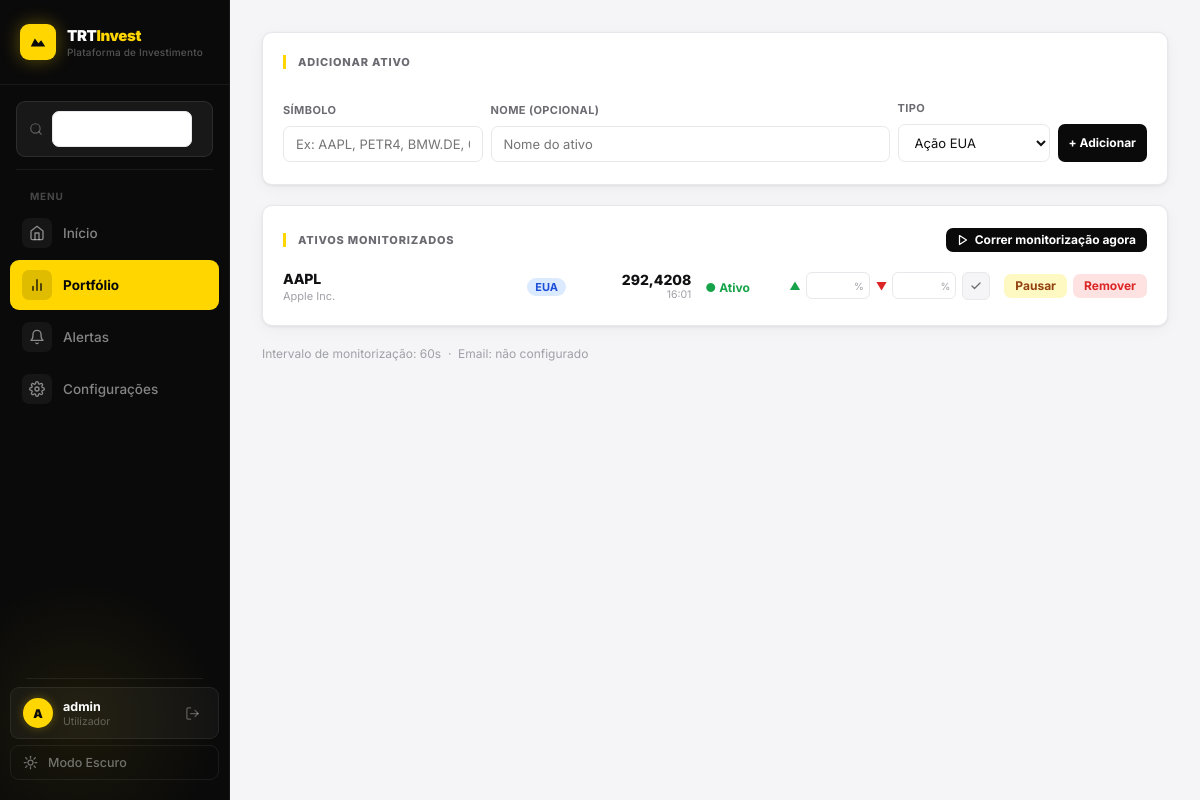
The page /portfolio/ (signed in) on the database its author committed.
### monitor/models.py (models this page shows, shortened)
class Stock(models.Model):
    TIPO_CHOICES = [
        ('stock_us', 'Ação EUA'),
        ('stock_br', 'Ação Brasil'),
        ('fii',      'Fundo Imobiliário'),
        ('crypto',   'Criptomoeda'),
        ('stock_eu', 'Ação Europa'),
        ('stock_cn', 'Ação China/HK'),
    ]
    symbol         = models.CharField(max_length=15, unique=True)
    name           = models.CharField(max_length=100, blank=True)
    tipo           = models.CharField(max_length=10, choices=TIPO_CHOICES, default='stock_us')
    is_active      = models.BooleanField(default=True)
    added_at       = models.DateTimeField(default=timezone.now)
    threshold_high = models.DecimalField(max_digits=5, decimal_places=2, default=5.00)
    threshold_low  = models.DecimalField(max_digits=5, decimal_places=2, default=5.00)
    def display_symbol(self):
        return self.symbol.replace('.SA', '').replace('-USD', '')

class StockPrice(models.Model):
    stock      = models.ForeignKey(Stock, on_delete=models.CASCADE, related_name='prices')
    price      = models.DecimalField(max_digits=12, decimal_places=4)
    fetched_at = models.DateTimeField(default=timezone.now)
    class Meta:
        ordering = ['-fetched_at']

class UserSettings(models.Model):
    monitoring_interval = models.PositiveIntegerField(default=60)
    ntfy_topic          = models.CharField(max_length=200, blank=True)
    email_enabled       = models.BooleanField(default=False)
    email_address       = models.EmailField(max_length=254, blank=True)
    smtp_host           = models.CharField(max_length=200, default='smtp.gmail.com')
    smtp_port           = models.PositiveIntegerField(default=587)
    smtp_user           = models.EmailField(max_length=254, blank=True)
    smtp_password       = models.CharField(max_length=200, blank=True)

### monitor/views.py (the view)
# urls.py: path('portfolio/',                 views.stock_list,    name='stock_list'),
@login_required
def stock_list(request):
    stocks   = Stock.objects.all().order_by('-added_at')
    settings = UserSettings.objects.first()
    stocks_data = []
    for stock in stocks:
        last = stock.prices.first()
        stocks_data.append({
            'stock':        stock,
            'last_price':   last.price if last else None,
            'last_fetched': last.fetched_at if last else None,
        })
    return render(request, 'monitor/stock_list.html', {
        'stocks_data': stocks_data,
        'settings':    settings,
    })

### monitor/templates/monitor/stock_list.html (shortened to what this page needs)
{% extends 'monitor/base.html' %}
{% block content %}
<div class="card" style="margin-bottom:20px">
    <div class="section-title">Adicionar ativo</div>
    <form method="post" action="{% url 'stock_add' %}" style="display:flex;gap:8px;flex-wrap:wrap;align-items:flex-end">
        <div style="display:flex;flex-direction:column;gap:4px;flex:1;min-width:130px">
            <label style="font-size:11px;font-weight:700;color:var(--muted);text-transform:uppercase;letter-spacing:.4px">Símbolo</label>
            <input type="text" name="symbol" placeholder="Ex: AAPL, PETR4, BMW.DE, 0700.HK" required style="margin:0">
        </div>
        <div style="display:flex;flex-direction:column;gap:4px;flex:2;min-width:130px">
            <label style="font-size:11px;font-weight:700;color:var(--muted);text-transform:uppercase;letter-spacing:.4px">Nome (opcional)</label>
            <input type="text" name="name" placeholder="Nome do ativo" style="margin:0">
        </div>
        <div style="display:flex;flex-direction:column;gap:4px;min-width:140px">
            <label style="font-size:11px;font-weight:700;color:var(--muted);text-transform:uppercase;letter-spacing:.4px">Tipo</label>
            <select name="tipo" style="margin:0">
                <option value="stock_us">Ação EUA</option>
            </select>
        </div>
        <button class="btn btn-add btn-sm" type="submit" style="height:38px">+ Adicionar</button>
    </form>
</div>
<div class="card">
    <div style="display:flex;align-items:center;justify-content:space-between;margin-bottom:16px;flex-wrap:wrap;gap:10px">
        <div class="section-title" style="margin:0">Ativos monitorizados</div>
        <a href="{% url 'run_monitor' %}" class="btn btn-monitor btn-sm">
            <svg width="12" height="12" viewBox="0 0 24 24" fill="none" stroke="currentColor" stroke-width="2.5" stroke-linecap="round" stroke-linejoin="round"><polygon points="5 3 19 12 5 21 5 3"/></svg>
            Correr monitorização agora
        </a>
    </div>
    {% if stocks_data %}
    <div style="display:flex;flex-direction:column;gap:10px">
        {% for item in stocks_data %}
        <div class="stock-row" id="stock-{{ item.stock.pk }}">
            <div style="display:flex;align-items:center;gap:14px;flex-wrap:wrap">
                <div style="min-width:110px;flex:1">
                    <a href="{% url 'stock_detail' item.stock.symbol %}" style="font-size:14px;font-weight:800;color:var(--ink);text-decoration:none;letter-spacing:-.2px">
                        {{ item.stock.display_symbol }}
                    </a>
                    <div style="font-size:11px;color:var(--muted-2);margin-top:1px;white-space:nowrap;overflow:hidden;text-overflow:ellipsis;max-width:160px">
                        {{ item.stock.name|default:"—" }}
                    </div>
                </div>
                <div style="min-width:60px">
                    {% if item.stock.tipo == 'stock_us' %}<span class="badge badge-us">EUA</span>
                    {% elif item.stock.tipo == 'stock_br' %}<span class="badge badge-br">Brasil</span>
                    {% elif item.stock.tipo == 'fii' %}<span class="badge badge-fii">FII</span>
                    {% elif item.stock.tipo == 'crypto' %}<span class="badge badge-crypto">Cripto</span>
                    {% elif item.stock.tipo == 'stock_eu' %}<span class="badge badge-eu">Europa</span>
                    {% elif item.stock.tipo == 'stock_cn' %}<span class="badge badge-cn">China/HK</span>
                    {% endif %}
                </div>
                <div style="min-width:90px;text-align:right">
                    {% if item.last_price %}
                        <div style="font-size:14px;font-weight:800;color:var(--ink)">{{ item.last_price }}</div>
                        <div style="font-size:10.5px;color:var(--muted-2)">{{ item.last_fetched|date:"H:i" }}</div>
                    {% else %}
                        <span style="color:var(--muted-2)">—</span>
                    {% endif %}
                </div>
                <div style="min-width:70px">
                    {% if item.stock.is_active %}
                        <span class="status-active" style="font-size:12px">● Ativo</span>
                    {% else %}
                        <span class="status-paused" style="font-size:12px">● Pausado</span>
                    {% endif %}
                </div>
                <form method="post" action="{% url 'stock_set_thresholds' item.stock.pk %}"
                      style="display:flex;align-items:center;gap:6px;flex-wrap:wrap">
                    <div style="display:flex;align-items:center;gap:5px">
                        <span style="font-size:11px;font-weight:700;color:var(--green)">▲</span>
                        <div style="position:relative">
                            <input type="number" name="threshold_high"
                                   value="{{ item.stock.threshold_high }}"
                                   min="0.1" max="100" step="0.1"
                                   style="width:64px;padding:5px 20px 5px 8px;font-size:12px;font-weight:700;border-radius:6px;margin:0;text-align:center"
                                   title="Limiar de alta (%)">
                            <span style="position:absolute;right:6px;top:50%;transform:translateY(-50%);font-size:10px;color:var(--muted-2);pointer-events:none">%</span>
                        </div>
                    </div>
                    <div style="display:flex;align-items:center;gap:5px">
                        <span style="font-size:11px;font-weight:700;color:var(--red)">▼</span>
                        <div style="position:relative">
                            <input type="number" name="threshold_low"
                                   value="{{ item.stock.threshold_low }}"
                                   min="0.1" max="100" step="0.1"
                                   style="width:64px;padding:5px 20px 5px 8px;font-size:12px;font-weight:700;border-radius:6px;margin:0;text-align:center"
                                   title="Limiar de baixa (%)">
                            <span style="position:absolute;right:6px;top:50%;transform:translateY(-50%);font-size:10px;color:var(--muted-2);pointer-events:none">%</span>
                        </div>
                    </div>
                    <button type="submit" title="Guardar limiares"
                            style="width:28px;height:28px;border-radius:6px;border:1.5px solid var(--line);background:var(--bg);color:var(--muted);cursor:pointer;display:flex;align-items:center;justify-content:center;flex-shrink:0;transition:all .15s;padding:0"
                            onmouseover="this.style.borderColor='var(--green)';this.style.color='var(--green)'"
                            onmouseout="this.style.borderColor='var(--line)';this.style.color='var(--muted)'">
                        <svg width="12" height="12" viewBox="0 0 24 24" fill="none" stroke="currentColor" stroke-width="2.5" stroke-linecap="round" stroke-linejoin="round"><polyline points="20 6 9 17 4 12"/></svg>
                    </button>
                </form>
                <div style="display:flex;gap:6px;margin-left:auto">
                    <form style="display:inline" method="post" action="{% url 'stock_toggle' item.stock.pk %}">
                        <button class="btn btn-toggle btn-sm">
                            {% if item.stock.is_active %}Pausar{% else %}Ativar{% endif %}
                        </button>
                    </form>
                    <form style="display:inline" method="post" action="{% url 'stock_remove' item.stock.pk %}" class="remove-form">
                        <button type="button" class="btn btn-remove btn-sm"
                                onclick="openRemoveModal(this, '{{ item.stock.display_symbol }}', '{{ item.stock.name|default:item.stock.display_symbol|escapejs }}')">
                            Remover
                        </button>
                    </form>
                </div>
            </div>
        </div>
        {% endfor %}
    </div>
    {% else %}
    <p style="color:var(--muted-2);font-size:14px;text-align:center;padding:32px 0">
        Nenhum ativo no portfólio. Usa o formulário acima ou explora o <a href="{% url 'home' %}">mercado</a>.
    </p>
    {% endif %}
</div>
{% if settings %}
<p style="color:var(--muted-2);font-size:12px;margin-top:8px">
    Intervalo de monitorização: {{ settings.monitoring_interval }}s &nbsp;·&nbsp;
    Email: {{ settings.alert_email|default:"não configurado" }}
</p>
{% endif %}
{% endblock %}

### monitor/templates/monitor/base.html (shortened to what this page needs)
{% load static %}
<!DOCTYPE html>
<html lang="pt">
<head>
    <link rel="stylesheet" href="{% static 'monitor/css/main.css' %}?v=3">
</head>
<body>
<aside class="sidebar" id="sidebar">
    <div class="sb-glow" aria-hidden="true"></div>
    <a class="sb-logo" href="{% url 'home' %}">
        <div class="sb-logo-mark">
            <svg width="18" height="18" viewBox="0 0 20 20" fill="none">
                <path d="M2 15L6.5 6L10.5 11.5L13.5 8L18 15H2Z" fill="#0a0a0a"/>
            </svg>
        </div>
        <div class="sb-logo-text">
            <span class="sb-logo-title">TRT<em>Invest</em></span>
            <span class="sb-logo-sub">Plataforma de Investimento</span>
        </div>
    </a>
    <div class="sb-search-wrap" id="sb-search-wrap">
        <svg width="14" height="14" viewBox="0 0 24 24" fill="none" stroke="currentColor" stroke-width="2" stroke-linecap="round" stroke-linejoin="round">
            <circle cx="11" cy="11" r="8"/><line x1="21" y1="21" x2="16.65" y2="16.65"/>
        </svg>
        <form method="get" action="/search/" autocomplete="off">
            <input type="text" name="q" id="sb-search-input" placeholder="Pesquisar ativo..." autocomplete="off">
        </form>
    </div>
    <div class="sb-divider"></div>
    <nav class="sb-nav">
        <span class="sb-section-label">Menu</span>
        <a href="{% url 'home' %}" class="sb-link" id="nav-home">
            <span class="sb-link-icon">
                <svg width="16" height="16" viewBox="0 0 24 24" fill="none" stroke="currentColor" stroke-width="2" stroke-linecap="round" stroke-linejoin="round">
                    <path d="M3 9l9-7 9 7v11a2 2 0 0 1-2 2H5a2 2 0 0 1-2-2z"/>
                    <polyline points="9 22 9 12 15 12 15 22"/>
                </svg>
            </span>
            <span>Início</span>
        </a>
        <a href="{% url 'stock_list' %}" class="sb-link" id="nav-portfolio">
            <span class="sb-link-icon">
                <svg width="16" height="16" viewBox="0 0 24 24" fill="none" stroke="currentColor" stroke-width="2" stroke-linecap="round" stroke-linejoin="round">
                    <path d="M18 20V10M12 20V4M6 20v-6"/>
                </svg>
            </span>
            <span>Portfólio</span>
        </a>
        <a href="{% url 'alert_history' %}" class="sb-link" id="nav-alertas">
            <span class="sb-link-icon">
                <svg width="16" height="16" viewBox="0 0 24 24" fill="none" stroke="currentColor" stroke-width="2" stroke-linecap="round" stroke-linejoin="round">
                    <path d="M18 8A6 6 0 0 0 6 8c0 7-3 9-3 9h18s-3-2-3-9"/>
                    <path d="M13.73 21a2 2 0 0 1-3.46 0"/>
                </svg>
            </span>
            <span>Alertas</span>
        </a>
        <a href="{% url 'settings' %}" class="sb-link" id="nav-config">
            <span class="sb-link-icon">
            </span>
            <span>Configurações</span>
        </a>
    </nav>
    <div style="flex:1"></div>
    <div class="sb-bottom">
        <div class="sb-divider"></div>
        {% if user.is_authenticated %}
        <div class="sb-user">
            <div class="sb-avatar">{{ user.first_name|first|default:user.username|first|upper }}</div>
            <div class="sb-user-info">
                <span class="sb-user-name">{% if user.first_name %}{{ user.first_name }}{% else %}{{ user.username }}{% endif %}</span>
                <span class="sb-user-role">Utilizador</span>
            </div>
            <a href="{% url 'logout' %}" class="sb-logout" title="Sair">
                <svg width="15" height="15" viewBox="0 0 24 24" fill="none" stroke="currentColor" stroke-width="2" stroke-linecap="round" stroke-linejoin="round">
                    <path d="M9 21H5a2 2 0 0 1-2-2V5a2 2 0 0 1 2-2h4"/>
                    <polyline points="16 17 21 12 16 7"/>
                    <line x1="21" y1="12" x2="9" y2="12"/>
                </svg>
            </a>
        </div>
        {% endif %}
        <button class="sb-theme" id="theme-btn" aria-label="Alternar tema">
            <span class="sb-theme-label">Modo Escuro</span>
        </button>
    </div>
</aside>
<div class="page-wrap">
    <main class="{% block container_class %}container{% endblock %}">
        {% block content %}{% endblock %}
    </main>
</div>
</body>
</html>

### rows shown on the page
Stock: stock.display_symbol "AAPL", stock.name "Apple Inc.", tipo "EUA", last_price "292,4208", last_fetched "16:01", is_active "● Ativo"
UserSettings: monitoring_interval "60"

### other values the page prints
{{ user.first_name|first|default:user.username|first|upper }} "A"
{{ user.username }} "admin"
{{ settings.alert_email|default:"não configurado" }} "não configurado"
